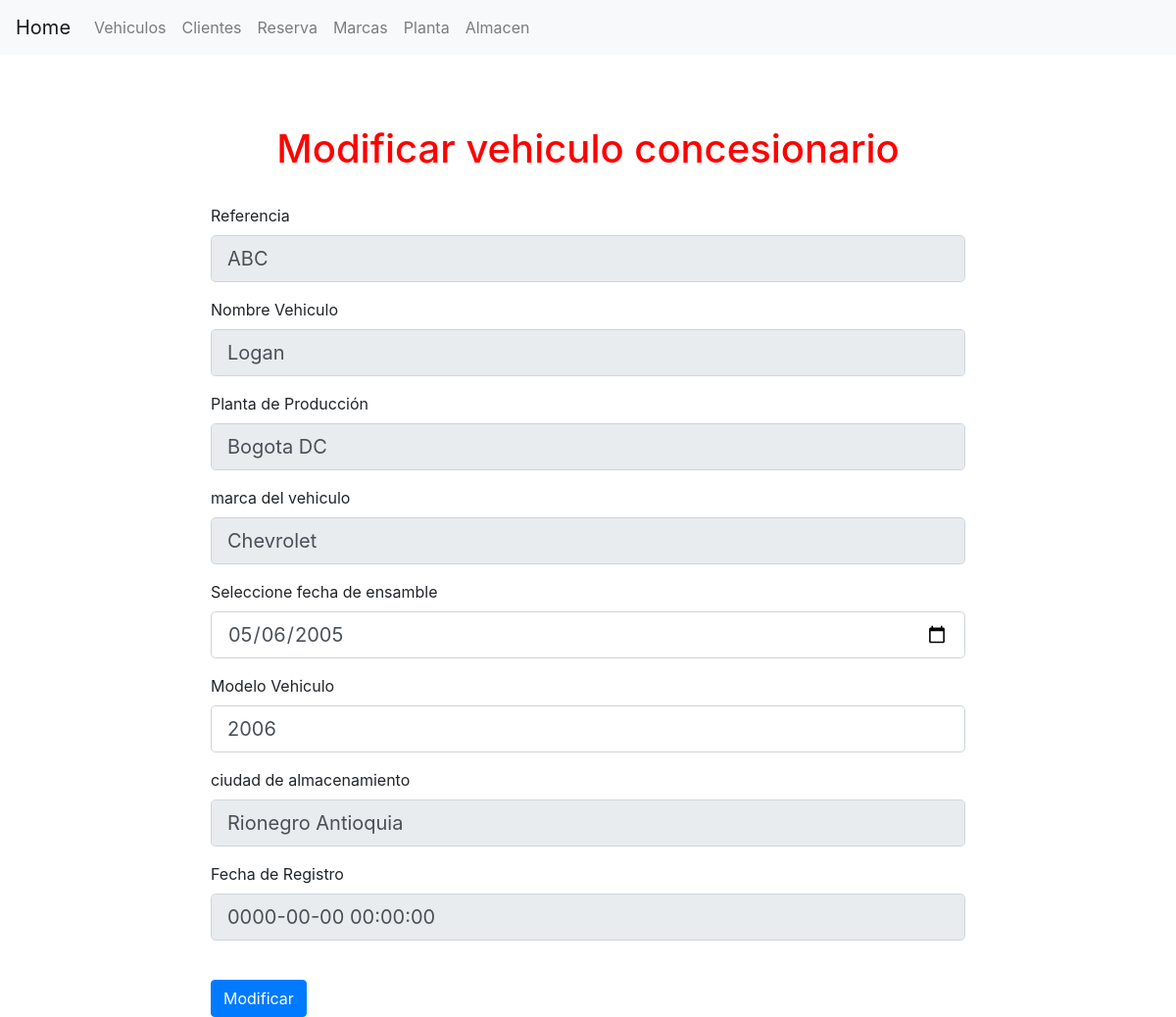
Page /core/actualizarvehiculo.php?id=ABC on the committed database.
### tables this page shows
CREATE TABLE `tblvehiculo` (
  `referencia` varchar(15) NOT NULL,
  `nombrevehiculo` varchar(50) NOT NULL,
  `idplanta` int(11) NOT NULL,
  `idmarca` int(11) NOT NULL,
  `fechaensamble` date NOT NULL,
  `modelo` int(11) NOT NULL,
  `idalmacen` int(11) NOT NULL,
  `fecharegistro` datetime NOT NULL DEFAULT current_timestamp()
);

CREATE TABLE `tblplanta` (
  `idplanta` int(11) NOT NULL,
  `descplanta` varchar(50) NOT NULL
);

CREATE TABLE `tblmarca` (
  `idmarca` int(11) NOT NULL,
  `descmarca` varchar(50) NOT NULL
);

CREATE TABLE `tblalmacen` (
  `idalmacen` int(11) NOT NULL,
  `descalmacen` varchar(50) NOT NULL
);

### core/actualizarvehiculo.php (the view, shortened to what this page needs)
<?php  include("header.php");
$mysql = new connection();
$conexion = $mysql->get_connection();
$referencia=$_GET['id'];
$statement = $conexion->prepare("CALL SP_listarUnVehiculo('$referencia')");
$statement->execute();
foreach($statement as $row){
?>
<form class="col-md-8 offset-md-2" method="POST" action="../logica/actualizar.php">
  <br>
      <h1>Modificar vehiculo concesionario</h1>
  <br>
  <div class="form-group">
    <label>Referencia</label>
    <input class="form-control form-control-lg" type="text" name="referencia" value="<?php echo $row['referencia'] ?>" disabled>
  </div>
  <div class="form-group">
    <label>Nombre Vehiculo</label>
    <input class="form-control form-control-lg" type="text" name="nomvehiculo" value="<?php echo $row['nombrevehiculo'] ?>" disabled>
  </div>
  <div class="form-group">
     <label>Planta de Producción</label>
     <input class="form-control form-control-lg" type="text" name="idplanta" value="<?php echo $row['descplanta'] ?>" disabled>
  </div>
  <div class="form-group">
     <label>marca del vehiculo</label>
     <input class="form-control form-control-lg" type="text" name="idmarca" value="<?php echo $row['descmarca'] ?>" disabled>
  </div>
  <div class="form-group">
    <label>Seleccione fecha de ensamble</label>
    <input class="form-control form-control-lg" type="date" name="fechaensamble" value="<?php echo $row['fechaensamble'] ?>">
  </div>
  <div class="form-group">
    <label>Modelo Vehiculo</label>
    <input class="form-control form-control-lg" type="text" name="modelo" value="<?php echo $row['modelo'] ?>" onkeypress="return (event.charCode >= 48 && event.charCode <= 57)">
  </div>
  <div class="form-group">
     <label>ciudad de almacenamiento</label>
     <input class="form-control form-control-lg" type="text" name="idalmacen" value="<?php echo $row['descalmacen'] ?>" disabled>
  </div>
  <div class="form-group">
    <label>Fecha de Registro</label>
    <input class="form-control form-control-lg" type="text"  name="fecharegistro" disabled value="<?php echo $row['fecharegistro'] ?>">
  </div>
  <br>
  <input type="submit" class="btn btn-primary" name="modificarVehiculo" value="Modificar">
</form>
<?php
}
?>

### Styles/style.css (style rules this page uses)
h1 { text-align: center; color: red; }

### rows in the picture
tblvehiculo: referencia "ABC", nomvehiculo "Logan", idplanta "Bogota DC", idmarca "Chevrolet", fechaensamble "05/06/2005", modelo "2006", idalmacen "Rionegro Antioquia", fecharegistro "0000-00-00 00:00:00"
